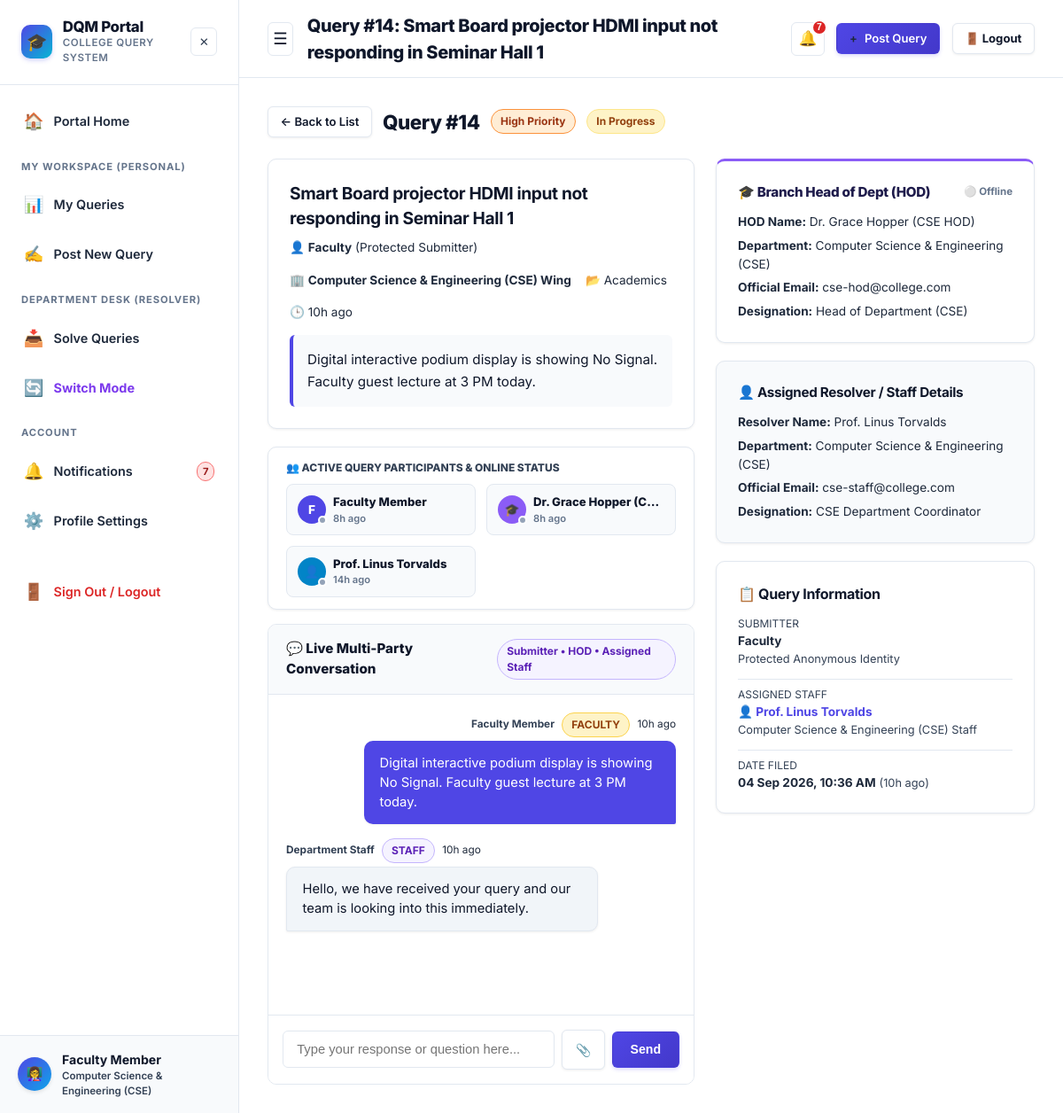
/query/14 (signed in), run on an earlier commit of the app's database.
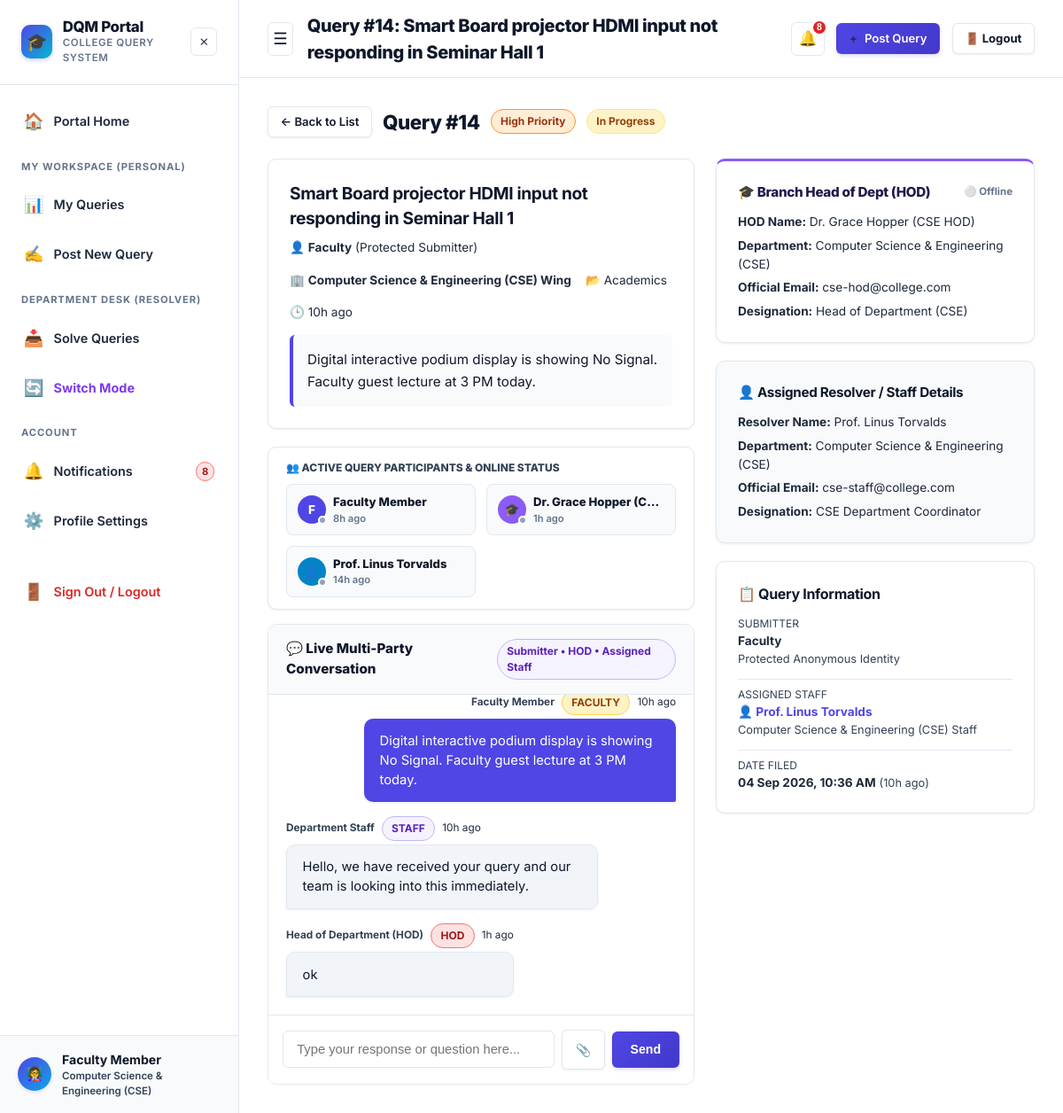
And on a later commit of the database.
### tables this page shows
CREATE TABLE users (
    id INTEGER PRIMARY KEY AUTOINCREMENT,
    name TEXT DEFAULT 'Anonymous User',
    email TEXT NOT NULL UNIQUE,
    password_hash TEXT NOT NULL,
    role TEXT NOT NULL DEFAULT 'student',
    level TEXT,
    department TEXT,
    course TEXT,
    year INTEGER,
    phone TEXT,
    roll_no TEXT,
    designation TEXT,
    is_active INTEGER DEFAULT 1,
    last_active_at TIMESTAMP DEFAULT CURRENT_TIMESTAMP,
    created_at TIMESTAMP DEFAULT CURRENT_TIMESTAMP
);

CREATE TABLE messages (
    id INTEGER PRIMARY KEY AUTOINCREMENT,
    query_id INTEGER NOT NULL,
    sender_id INTEGER NOT NULL,
    message TEXT NOT NULL,
    is_internal_note INTEGER DEFAULT 0,
    attachment_filename TEXT,
    attachment_path TEXT,
    created_at TIMESTAMP DEFAULT CURRENT_TIMESTAMP,
    FOREIGN KEY(query_id) REFERENCES queries(id) ON DELETE CASCADE,
    FOREIGN KEY(sender_id) REFERENCES users(id) ON DELETE CASCADE
);

### app.py (the view, shortened to what this page needs)
@app.route('/query/<int:query_id>')
@login_required
def query_details(query_id):
    user = get_current_user()
    db = get_db()
    query = db.execute("""
        SELECT q.*, u.name as user_name, u.email as user_email, u.role as user_role, u.roll_no, u.phone,
               staff.name as staff_name, staff.email as staff_email, staff.department as staff_department,
               staff.designation as staff_designation, staff.phone as staff_phone
        FROM queries q
        JOIN users u ON q.user_id = u.id
        LEFT JOIN users staff ON q.assigned_staff_id = staff.id
        WHERE q.id = ?
    """, (query_id,)).fetchone()
    if not query:
        flash('Query not found.', 'danger')
        return redirect(url_for('dashboard'))
    if user['id'] == query['user_id']:
        pass
    elif user['role'] == 'hod' and (query['department'] == user['department'] or not user['department']):
        pass
    elif user['role'] == 'admin':
        pass
    elif user['role'] in ['staff', 'faculty'] and query['assigned_staff_id'] == user['id']:
        pass
    else:
        flash('Access restricted: This query is assigned to a different resolver or pending HOD assignment.', 'warning')
        if user['role'] in ['staff', 'faculty', 'hod']:
            return redirect(url_for('department_dashboard'))
        return redirect(url_for('dashboard'))
    messages = db.execute("""
        SELECT m.*, u.name as sender_name, u.role as sender_role, u.department as sender_department
        FROM messages m
        JOIN users u ON m.sender_id = u.id
        WHERE m.query_id = ?
        ORDER BY m.created_at ASC
    """, (query_id,)).fetchall()
    visible_messages = []
    for msg in messages:
        if msg['is_internal_note'] and user['role'] in ['student', 'faculty']:
            continue
        visible_messages.append(msg)
    attachments = db.execute("""
        SELECT a.*, u.name as uploader_name
        FROM attachments a
        JOIN users u ON a.uploaded_by = u.id
        WHERE a.query_id = ?
        ORDER BY a.created_at ASC
    """, (query_id,)).fetchall()
    if user['role'] == 'hod':
        dept_staff = db.execute(
            "SELECT id, name, email, role, department, designation FROM users WHERE role IN ('staff', 'faculty') AND (department = ? OR department IS NULL) AND is_active = 1 ORDER BY name ASC",
            (user['department'],)
        ).fetchall()
        if not dept_staff:
            dept_staff = db.execute(
                "SELECT id, name, email, role, department, designation FROM users WHERE role IN ('staff', 'faculty') AND is_active = 1 ORDER BY name ASC"
            ).fetchall()
    else:
        dept_staff = db.execute(
            "SELECT id, name, email, role, department, designation FROM users WHERE role IN ('staff', 'faculty', 'admin') AND is_active = 1 ORDER BY department ASC, name ASC"
        ).fetchall()
    audit_logs = db.execute("""
        SELECT a.*, u.name as actor_name
        FROM audit_logs a
        LEFT JOIN users u ON a.user_id = u.id
        WHERE a.query_id = ?
        ORDER BY a.created_at DESC
    """, (query_id,)).fetchall()
    sub_row = db.execute("SELECT id, name, role, department, last_active_at FROM users WHERE id = ?", (query['user_id'],)).fetchone()
    submitter_presence = {
        'id': sub_row['id'] if sub_row else query['user_id'],
        'name': sub_row['name'] if sub_row else 'Submitter',
        'role': sub_row['role'].capitalize() if sub_row else 'Student',
        'is_online': (sub_row['id'] in ONLINE_USERS) if sub_row else False,
        'last_active': sub_row['last_active_at'] if sub_row else None
    }
    staff_presence = None
    if query['assigned_staff_id']:
        staff_row = db.execute("SELECT id, name, role, department, designation, last_active_at FROM users WHERE id = ?", (query['assigned_staff_id'],)).fetchone()
        if staff_row:
            staff_presence = {
                'id': staff_row['id'],
                'name': staff_row['name'],
                'role': 'Assigned Resolver',
                'department': staff_row['department'] or query['department'],
                'designation': staff_row['designation'] or 'Department Staff',
                'is_online': (staff_row['id'] in ONLINE_USERS),
                'last_active': staff_row['last_active_at']
            }
    hod_row = None
    target_dept = query['department'] or (sub_row['department'] if sub_row else None)
    if target_dept:
        hod_row = db.execute("""
            SELECT id, name, email, role, department, designation, last_active_at
            FROM users
            WHERE role = 'hod' AND department = ?
            ORDER BY id DESC LIMIT 1
        """, (target_dept,)).fetchone()
    hod_presence = None
    if hod_row:
        hod_presence = {
            'id': hod_row['id'],
            'name': hod_row['name'],
            'email': hod_row['email'],
            'role': 'Branch HOD',
            'department': hod_row['department'] or query['department'],
            'designation': hod_row['designation'] or 'Head of Department',
            'is_online': (hod_row['id'] in ONLINE_USERS),
            'last_active': hod_row['last_active_at']
        }
    return render_template(
        'query_details.html',
        query=query,
        messages=visible_messages,
        attachments=attachments,
        dept_staff=dept_staff,
        audit_logs=audit_logs,
        submitter_presence=submitter_presence,
        staff_presence=staff_presence,
        hod_presence=hod_presence
    )

### app.py (called while the page is built)
def login_required(f):
    @wraps(f)
    def decorated_function(*args, **kwargs):
        user = get_current_user()
        if not user:
            session.clear()
            flash('Please log in to access this page.', 'warning')
            return redirect(url_for('login', next=request.url))
        return f(*args, **kwargs)
    return decorated_function

def get_current_user():
    if 'user_id' in session:
        db = get_db()
        user = db.execute('SELECT * FROM users WHERE id = ?', (session['user_id'],)).fetchone()
        if not user or not user['is_active']:
            session.clear()
            return None
        return user
    return None

def format_datetime(dt_val, fmt='%d %b %Y, %I:%M %p'):
    if not dt_val:
        return 'N/A'
    try:
        if isinstance(dt_val, str):
            clean_str = dt_val.split('.')[0].replace('T', ' ')
            dt = datetime.strptime(clean_str, '%Y-%m-%d %H:%M:%S')
        else:
            dt = dt_val
        return dt.strftime(fmt)
    except Exception:
        return str(dt_val)

### templates/query_details.html (shortened to what the changed rows need)
{% extends 'base.html' %}
{% block content %}
<div style="max-width: 1200px; margin: 0 auto;">
  <div style="display: flex; justify-content: space-between; align-items: center; margin-bottom: 1.5rem; flex-wrap: wrap; gap: 1rem;">
    <div style="display: flex; align-items: center; gap: 0.75rem;">
      <h1 style="font-size: 1.4rem; font-weight: 800; color: var(--text-main); margin: 0;">
        Query #{{ query.id }}
      </h1>
    </div>
  </div>
  <div style="display: grid; grid-template-columns: 1fr 360px; gap: 1.5rem; align-items: start;">
    <div>
      <div class="card" style="margin-bottom: 1.25rem;">
        <h2 style="font-size: 1.2rem; font-weight: 700; color: var(--text-main); margin-bottom: 0.5rem;">
          {{ query.title }}
        </h2>
      </div>
      <div class="card" style="margin-bottom: 1rem; padding: 0.85rem 1.25rem; background: #ffffff; border: 1px solid #e2e8f0;">
        <div style="display: grid; grid-template-columns: repeat(auto-fit, minmax(180px, 1fr)); gap: 0.75rem;">
          <div style="background: #f8fafc; border: 1px solid #e2e8f0; border-radius: 8px; padding: 0.6rem 0.75rem; display: flex; align-items: center; gap: 0.5rem;">
            <div style="overflow: hidden;">
              <div style="font-size: 0.82rem; font-weight: 800; color: #0f172a; white-space: nowrap; overflow: hidden; text-overflow: ellipsis;">
                {{ hod_presence.name if hod_presence else 'Branch HOD' }}
              </div>
              <div class="user-presence-text" {% if hod_presence and hod_presence.id %}data-user-id="{{ hod_presence.id }}"{% endif %} style="font-size: 0.7rem; color: {% if hod_presence and hod_presence.is_online %}#16a34a{% else %}#64748b{% endif %}; font-weight: 600;">
                {% if hod_presence and hod_presence.is_online %}🟢 Online Now{% elif hod_presence and hod_presence.last_active %}{{ hod_presence.last_active | timeago }}{% else %}Offline{% endif %}
              </div>
            </div>
          </div>
        </div>
      </div>
      <div class="chat-container" id="chatContainer" data-query-id="{{ query.id }}" data-user-id="{{ current_user.id }}" data-user-name="{{ current_user.role | capitalize }}">
        <div class="chat-messages" id="chatMessages">
          {% for m in messages %}
          <div class="message-bubble {% if m.sender_id == current_user.id %}sent{% else %}received{% endif %} {% if m.is_internal_note %}internal-note{% endif %}" data-msg-id="{{ m.id }}">
            <div class="message-meta">
              <strong>
                {% if m.sender_role == 'student' %}Student
                {% elif m.sender_role == 'faculty' %}Faculty Member
                {% elif m.sender_role == 'hod' %}Head of Department (HOD)
                {% elif m.sender_role == 'staff' %}Department Staff
                {% else %}Administrator{% endif %}
              </strong>
              <span class="badge badge-sm {% if m.sender_role == 'student' %}badge-low{% elif m.sender_role == 'faculty' %}badge-medium{% elif m.sender_role == 'hod' %}badge-urgent{% else %}badge-status-assigned{% endif %}">
                {{ m.sender_role | upper }}
              </span>
              <span>{{ m.created_at | timeago }}</span>
            </div>
            <div class="message-body">
              {{ m.message }}
            </div>
          </div>
          {% endfor %}
        </div>
      </div>
    </div>
    <div style="display: flex; flex-direction: column; gap: 1.25rem;">
      <div class="card" style="background: #ffffff; border: 1px solid var(--border-color); border-top: 3px solid #8b5cf6;">
        {% if hod_presence %}
        <div style="font-size: 0.85rem; display: flex; flex-direction: column; gap: 0.4rem;">
          <div><strong>HOD Name:</strong> {{ hod_presence.name }}</div>
          <div><strong>Department:</strong> {{ hod_presence.department }}</div>
          <div><strong>Official Email:</strong> {{ hod_presence.email or 'N/A' }}</div>
          {% if hod_presence.designation %}
          <div><strong>Designation:</strong> {{ hod_presence.designation }}</div>
          {% endif %}
        </div>
        {% else %}
        <p style="font-size: 0.85rem; color: #64748b; margin: 0;">
          ⏳ No HOD registered yet for <strong>{{ query.department }}</strong>.
        </p>
        {% endif %}
      </div>
    </div>
  </div>
</div>
{% endblock %}

### templates/base.html (shortened to what the changed rows need)
<!DOCTYPE html>
<html lang="en">
<head>
  <link rel="stylesheet" href="{{ url_for('static', filename='css/style.css') }}">
</head>
<body data-user-role="{{ current_user.role if current_user else '' }}" data-user-dept="{{ current_user.department if current_user else '' }}" data-user-id="{{ current_user.id if current_user else '' }}">
  <div class="app-container">
    {% if current_user %}
    <aside class="sidebar" id="appSidebar">
      <div class="sidebar-header">
        <a href="{{ url_for('index') }}" class="sidebar-brand-wrapper" style="text-decoration: none; color: inherit;">
          <div class="sidebar-brand">
            <h2>DQM Portal</h2>
          </div>
        </a>
      </div>
      <nav class="sidebar-nav">
        <a href="{{ url_for('notifications') }}" class="nav-item {% if request.endpoint == 'notifications' %}active{% endif %}">
          <span class="icon">🔔</span> Notifications
          {% if unread_notifications_count > 0 %}
          <span class="badge badge-urgent" style="margin-left: auto; padding: 2px 6px; font-size: 0.7rem;">{{ unread_notifications_count }}</span>
          {% endif %}
        </a>
      </nav>
    </aside>
    {% endif %}
    <div class="main-content">
      {% if current_user %}
      <header class="topbar">
        <div class="topbar-right">
          <div class="notif-wrapper">
            <button class="notif-btn" id="notifBtn" aria-label="Notifications" title="Notifications">
              🔔
              {% if unread_notifications_count > 0 %}
              <span class="notif-badge">{{ unread_notifications_count }}</span>
              {% endif %}
            </button>
          </div>
        </div>
      </header>
      {% endif %}
      <main class="page-body">
        {% block content %}{% endblock %}
      </main>
    </div>
  </div>
</body>
</html>

What changed in the data, as far as the page shows it:
changed users "Dr. Grace Hopper (CSE HOD)": last_active "8h ago" → "1h ago"
added messages: shows "Head of Department (HOD)", sender_role "HOD", created_at "1h ago", message "ok"
Also different on the page:
{{ unread_notifications_count }}: "7" → "8"
